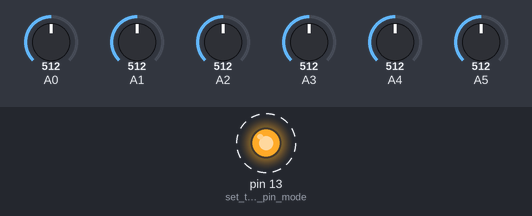
The sketch below on a simulated Arduino Uno, built with avr-gcc and run on an emulated ATmega328P. Parts: output pins drawn as LEDs (lit = HIGH). Dashed ring = blinking. The test bench sets the inputs (shaded band); at power-on: A0 = 512, A1 = 512, A2 = 512, A3 = 512, A4 = 512, A5 = 512. What the sketch prints to the serial monitor is not drawn.

Above: at 0.9 s.
Timing chart, 0 to 3.5 s (numbered marks = the images above):
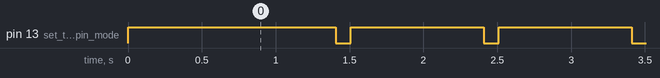

The sketch:

SerialPloterA0A1A2A3A4A5.ino
```cpp
// (licence header left out)
/* Setup the sample rate, and Edit the Plot header here for the descritpiont of the system under test. Use no spaces or delimiting puncuation.
Example  experiment descriptions:
-  sExperimentDescription "Flux_Capacitor_SN3_19850824_@1.21GW" or "CurrentStarDrive@LudicrisSpeed"
-  sExperimentDescription "SystemUnderTest_bla_bla_bla" // Change "_bla_bla_bla" for description of the experimental setup and perhaps date.
*/
const unsigned long SAMPLE_PERIOD = 50;  //Time in ms.  There are 500 points so total time is 500*SAMPLE_PERIOD
const String sExperimentDescription = "Flux_Capacitor_SN3_@1.21GW";  //Description the system under test.
//Edit the channel name if desired. For example change A0 to VoltageFluxCapacitor and A2 to CurrentFluxCapacitor and A3 to Speedometer...
const String NAME_TERACE_ZERO   = "A0";
const String NAME_TERACE_ONE    = "A1";
const String NAME_TERACE_TWO    = "A2";
const String NAME_TERACE_THREE  = "A3";
const String NAME_TERACE_FOUR   = "A4";
const String NAME_TERACE_FIVE   = "A5";
/* end of user setup */

#define PROG_NAME "SerialPloterA0A1A2A3A4A5"
#define VERSION "0.2"
#define BAUDRATE 115200

const String sHeader = "" + String(PROG_NAME) + "_Ver" + String(VERSION);     //Start of descriptive header for plot
const String sPlotName = "@" + String(SAMPLE_PERIOD) + "mS/SMPL-***" + sExperimentDescription + "***-" ;  // for end of header


//Functions


void setup() {
  // put your setup code here, to run once:
  pinMode(LED_BUILTIN, OUTPUT);      // set the LED pin mode
  digitalWrite(LED_BUILTIN, HIGH);   // turn the LED on (HIGH is the voltage level) start of setup
  //Other things at set up.
  Serial.begin(BAUDRATE);                   //Starts Serial Communication at Baud Rate 115200
  delay(500);

  //Print program and version is incompatible with setting the plot legend
  //  Serial.println(F(PROG_NAME));
  //  Serial.println(F(VERSION));

  PrintPlotLegend();

  digitalWrite(LED_BUILTIN, LOW);   // turn the LED off at end of setup.
}//end setup

void loop() {
  // put your main code here, to run repeatedly:
  Wink();
  PlotA2Ds();


}//End loop
```

PlotA2Ds.ino
```cpp
/*Plot the A2Ds of Arduino UNO
 * Sends data in formate for the Arduino IDE serial plot function.

*/

#define MIN_VOLTAGE "0"
#define MAX_VOLTAGE "5.0"

const float fMAX_VOLTAGE = 5.0;

unsigned long lastADCtime = 0;
unsigned long nextADCcapture = SAMPLE_PERIOD; //time in ms.  This is the Sample period.

/* Send once to create a descriplive legend at top of plot */
void PrintPlotLegend() {
  //Send first to set plot legend.
  Serial.print(sHeader);
  Serial.print(", ");
 // Serial.print("A0");
  Serial.print(NAME_TERACE_ZERO);
  Serial.print(", ");
  Serial.print(NAME_TERACE_ONE);
  Serial.print(", ");
  Serial.print(NAME_TERACE_TWO);
  Serial.print(", ");
  Serial.print(NAME_TERACE_THREE);
  Serial.print(", ");
  Serial.print(NAME_TERACE_FOUR);
  Serial.print(", ");
  Serial.print(NAME_TERACE_FIVE);
  Serial.print(", ");

  // Finish the legend with descriptive plot name plus compile date and time
  String sDateAndTime = "";
  sDateAndTime = sDateAndTime + String(__DATE__) + "-"  ;
  sDateAndTime.replace(" ", "-");                           //remove ploting delimieters
  sDateAndTime = sDateAndTime + String(__TIME__)  ;
  sDateAndTime = sDateAndTime + "-"  ;
  sDateAndTime.replace(":", "-");                          //remove ploting delimieters

  String endLegend = "";
  endLegend = endLegend + "_SETUP" + sPlotName + "TIME_";  //Print the setup
  endLegend = endLegend + sDateAndTime;
  Serial.println(endLegend);  //Print the setup
}

/* Send over and over again for each sample */
//Plot the A2Ds
void PlotA2Ds() {
  //For A0 to A1 plot the ADC values and min and max axis
  if (((millis() - lastADCtime) > nextADCcapture) || (millis() < lastADCtime)) {
    lastADCtime = millis(); // Grab the time so that the next sample will be more independant of this processing time.
    //Time to capture and print
    Serial.print(F(MIN_VOLTAGE));
    Serial.print(", ");
    Serial.print(analogRead(A0) * fMAX_VOLTAGE / 1023);
    Serial.print(", ");
    Serial.print(analogRead(A1) * fMAX_VOLTAGE  / 1023);
    Serial.print(", ");
    Serial.print(analogRead(A2) * fMAX_VOLTAGE  / 1023);
    Serial.print(", ");
    Serial.print(analogRead(A3) * fMAX_VOLTAGE  / 1023);
    Serial.print(", ");
    Serial.print(analogRead(A4) * fMAX_VOLTAGE  / 1023);
    Serial.print(", ");
    Serial.print(analogRead(A5) * fMAX_VOLTAGE  / 1023);
    Serial.print(", ");
    Serial.println(0);                            //Plots on x=0. This coorisponds to the end of the text which is the end of the legend.
  }
}//end PlotA2Ds
```

Wink.ino
```cpp
//Set LED for Uno or ESP32 Dev Kit on board blue LED.
//const int LED_BUILTIN = 2;    // ESP32 Kit
//const int LED_BUILTIN = 13;    //Not really needed for Arduino UNO it is defined in library
const int HIGH_TIME_LED = 900;
const int LOW_TIME_LED = 100;
unsigned long lastLEDtime = 0;
unsigned long nextLEDchange = 100; //time in ms.


//Wink the LED
void Wink() {
  if (((millis() - lastLEDtime) > nextLEDchange) || (millis() < lastLEDtime)) {
    if (digitalRead(LED_BUILTIN) == LOW) {
      digitalWrite(LED_BUILTIN, HIGH);   // turn the LED on (HIGH is the voltage level)
      nextLEDchange = HIGH_TIME_LED;
    } else {
      digitalWrite(LED_BUILTIN, LOW);   // turn the LED on (HIGH is the voltage level)
      nextLEDchange = LOW_TIME_LED;
    }
    lastLEDtime = millis();
  }
}//end LED wink
```

Measured:
- by itself, pin 13 (set_the_LED_pin_mode): alternates HIGH for 0.90 s and LOW for 0.10 s
